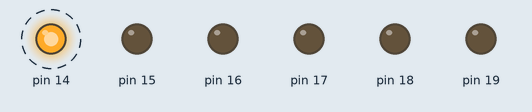
This sketch was run on a simulated Arduino Uno, built with avr-gcc and run on an emulated ATmega328P. Parts: output pins drawn as LEDs (lit = HIGH). Dashed ring = blinking.

Above: at 0.5 s.
Timing chart, 0 to 4.6 s (numbered marks = the images above):
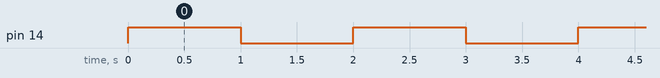

Measured:
- by itself, pin 14: alternates HIGH for 1.0 s and LOW for 1.0 s

The sketch:

1.3.ino
```cpp
#include <avr/io.h>
#include <util/delay.h>

int main (void)
{
    DDRC = 0b11111111;

    while(true){
        PORTC = 0b00000001;
        _delay_ms(1000);
        PORTC = 0b00000000;
        _delay_ms(1000);
    }
}
```
